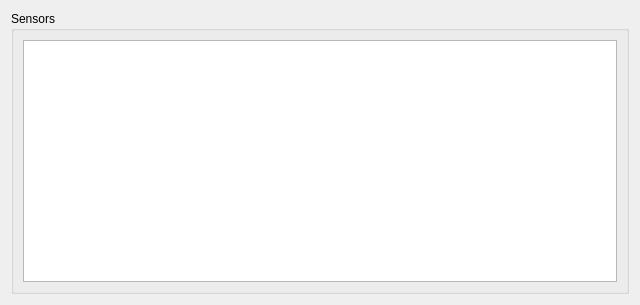
<?xml version="1.0" encoding="UTF-8"?>
<ui version="4.0">
 <class>sensorsWidget</class>
 <widget class="QWidget" name="sensorsWidget">
  <property name="geometry">
   <rect>
    <x>0</x>
    <y>0</y>
    <width>640</width>
    <height>296</height>
   </rect>
  </property>
  <property name="windowTitle">
   <string>Sensors</string>
  </property>
  <layout class="QGridLayout" name="gridLayout">
   <item row="0" column="0">
    <widget class="QGroupBox" name="groupBox">
     <property name="title">
      <string>Sensors</string>
     </property>
     <layout class="QGridLayout" name="gridLayout_2">
      <item row="0" column="0">
       <widget class="QTableView" name="tableView">
        <property name="minimumSize">
         <size>
          <width>0</width>
          <height>242</height>
         </size>
        </property>
        <property name="maximumSize">
         <size>
          <width>16777215</width>
          <height>242</height>
         </size>
        </property>
        <property name="sizeAdjustPolicy">
         <enum>QAbstractScrollArea::AdjustToContents</enum>
        </property>
        <property name="showDropIndicator" stdset="0">
         <bool>false</bool>
        </property>
        <property name="dragDropOverwriteMode">
         <bool>false</bool>
        </property>
        <property name="selectionMode">
         <enum>QAbstractItemView::SingleSelection</enum>
        </property>
        <property name="selectionBehavior">
         <enum>QAbstractItemView::SelectRows</enum>
        </property>
        <property name="cornerButtonEnabled">
         <bool>false</bool>
        </property>
        <attribute name="horizontalHeaderHighlightSections">
         <bool>false</bool>
        </attribute>
        <attribute name="horizontalHeaderStretchLastSection">
         <bool>true</bool>
        </attribute>
       </widget>
      </item>
     </layout>
    </widget>
   </item>
  </layout>
 </widget>
 <resources/>
 <connections/>
</ui>
